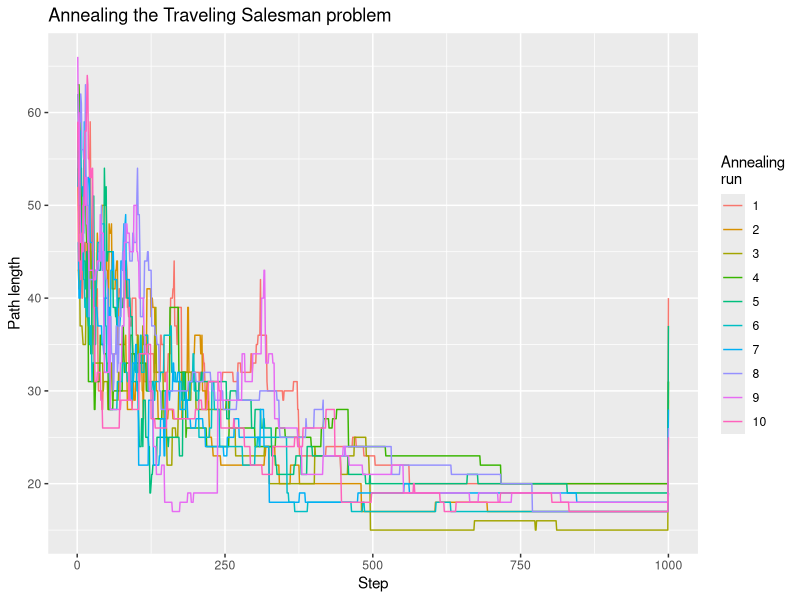

This chart was generated by the following R code:
### Author: Eric Kalosa-Kenyon
### STA 243 Hw2 - Simulated annealing

##### BEGIN

### Purpose of this algorithm
#   The goal of this program is to find an optimal solution for the traveling
#   salesman problem. The method used is simulated annealing.

### Pseudocode overview
# Generate starting sample s
# For k in k_0 : k_max
#   T = temp(k_0/k_max)
#   sample from neighborhood N(s) -> s'
#   if H(s')<H(s):
#       s <- s'
#   else:
#       if e^(-(H(s')-H(s))/T) > runif(0,1):
#           s <- s'
# return s
# Plot result

### BEGIN: Code
rm(list=ls())

## Imports
library("ggplot2")
library("dplyr")

## Define distance matrix
raw = c(
    0, 1, 2, 4, 9, 8, 3, 2, 1, 5, 7, 1, 2, 9, 3,
    1, 0, 5, 3, 7, 2, 5, 1, 3, 4, 6, 6, 6, 1, 9,
    2, 5, 0, 6, 1, 4, 7, 7, 1, 6, 5, 9, 1, 3, 4,
    4, 3, 6, 0, 5, 2, 1, 6, 5, 4, 2, 1, 2, 1, 3,
    9, 7, 1, 5, 0, 9, 1, 1, 2, 1, 3, 6, 8, 2, 5,
    8, 2, 4, 2, 9, 0, 3, 5, 4, 7, 8, 3, 1, 2, 5,
    3, 5, 7, 1, 1, 3, 0, 2, 6, 1, 7, 9, 5, 1, 4,
    2, 1, 7, 6, 1, 5, 2, 0, 9, 4, 2, 1, 1, 7, 8,
    1, 3, 1, 5, 2, 4, 6, 9, 0, 3, 3, 5, 1, 6, 4,
    5, 4, 6, 4, 1, 7, 1, 4, 3, 0, 9, 1, 8, 5, 2,
    7, 6, 5, 2, 3, 8, 7, 2, 3, 9, 0, 2, 1, 8, 1,
    1, 6, 9, 1, 6, 3, 9, 1, 5, 1, 2, 0, 5, 4, 3,
    2, 6, 1, 2, 8, 1, 5, 1, 1, 8, 1, 5, 0, 9, 6,
    9, 1, 3, 1, 2, 2, 1, 7, 6, 5, 8, 4, 9, 0, 7,
    3, 9, 4, 3, 5, 5, 4, 8, 4, 2, 1, 3, 6, 7, 0
    )
D = matrix(raw, sqrt(length(raw)), sqrt(length(raw)))

## Parameterize script
N = dim(D)[1] # number of cities
M = 10 # number of times to anneal
k_max = 1000 # steps in the annealing process

## Subroutine definitions
temp = function(r){
    ## Temperature schedule
    stopifnot(r > 0 || r <= 1)

    # when r is large, temperature should be low
    # temp should always be positive, real
    tt = -log(r)
    return(tt)
}

path_len = function(s, DM=D){
    r = 0
    N = length(s)
    for(i in 1:(N-1)){
        r = r + DM[s[i],s[i+1]]
    }
    return(r)
}

nhbd = function(s, k = 2){
    # Generate a neighborhood around path (s = e.g. [1,4,2,3] for N=4)
    #   which consists of all sigma(s) where sigma is a k-cycle rotation with k
    #   non-zero elements.

    # Check input
    N = length(s)
    stopifnot(N > 2)
    stopifnot(k >= 2) # 1 cycle neighborhood is identity
    stopifnot(k <= N) # there are no N+1 cycles in Z/Z_{N}

    # Generate k-cycle
    K = sample(1:N, k)

    # Rotate s by K
    s2 = s
    for(i in 1:(k-1)){
        s2[K[i]] = s[K[i+1]]
    }
    s2[K[k]] = s[K[1]]

    # return result
    return(s2)
}

## Tests
test_all_subroutines = function(){
    ## Unit tests

    # Test neighborhood generator
    for(i in 1:100){
        k = floor(runif(1)*18) + 2
        N = k + floor(runif(1)*10) + 1
        s = sample(1:N)
        n = nhbd(s, k)
        stopifnot(sum(n != s) == k)
    }
    print("nhbd(s,k) passed!")

}

## Anneal
results = data.frame(
    Step=integer(),
    Length=integer(),
    M=integer(),
    stringsAsFactors=F
)

# anneal M times to avoid local minima
for(m in 1:M){

    s0 = sample(1:N) # Starting path sampled uniformly at random

    for(k in 1:k_max){

        tt = temp(k/k_max) # Get temperature from temperature schedule
        s1 = nhbd(s0) # Sample uniformly at random from the neighborhood of s0
        h0 = path_len(s0) # Calculate energy of object
        h1 = path_len(s1)

        if(h1 < h0){ # If the new path is shorter
            s0 = s1 # take it
        }else{
            R = runif(1)
            P = exp(-(h1-h0)/tt)

            # if(is.nan(P)){
            #     print("error calculating P")
            #     next
            # }

            if(P>R){ # Metropolis-Hastings
                s0 = s1
            }
        }

        # record results
        results[dim(results)[1]+1,] = c(k, path_len(s0), m)

    }
}

## Plot result
plt = ggplot(results, aes(x=Step, y=Length, color=factor(M))) +
    geom_line() +
    ggtitle("Annealing the Traveling Salesman problem") +
    xlab("Step") + ylab("Path length") +
    labs(color="Annealing\nrun")
